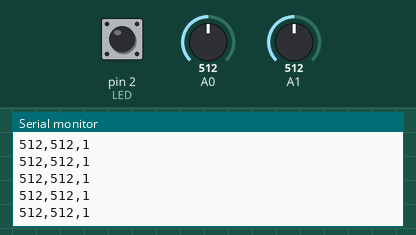
Simulated run of this sketch. Board: Arduino Uno, built with avr-gcc and run on an emulated ATmega328P. Shown: the last lines printed to the serial monitor. The inputs (shaded band) are chosen by the test bench; at power-on: A1 = 512, pin 2 (LED) HIGH, A0 = 512.

Above: at 1.2 s.
1.3 s: A1 set to 109
At 2.2 s:
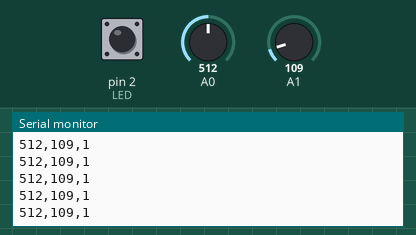
2.8 s: A1 set to 92
At 3.8 s:
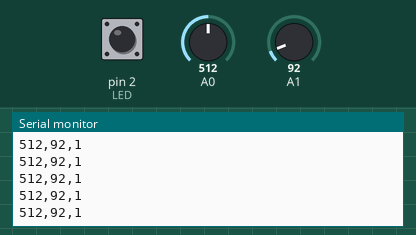
Timing chart, 0 to 5.8 s (numbered marks = the images above; inputs shaded):
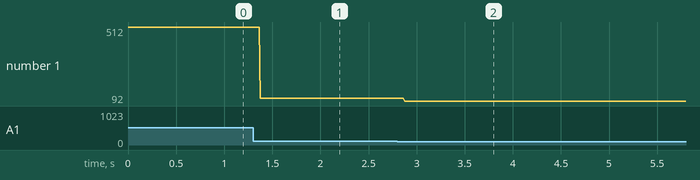

The sketch:

sketch_mar11b.ino
```cpp
const int LED = 2;

void setup() {
  Serial.begin(9600);
  pinMode(2, INPUT_PULLUP);
}

void loop() {
  int x = analogRead(A0);
  delay(1);
  int y = analogRead(A1);
  delay(1);
  int button = digitalRead(2);
  Serial.print(x);
  Serial.print(",");
  Serial.print(y);
  Serial.print(",");
  Serial.println(button);

  if(Serial.available() > 0){
    int incoming = Serial.read();
    if (incoming == 1){
      digitalWrite(LED, HIGH);
    }
    else{
      digitalWrite(LED, LOW);
    }
  }
}
```

Measured:
- after the input at 1.3 s, the serial monitor: prints a new line after 0.08 s (image 1)
- after the input at 2.8 s, the serial monitor: prints a new line after 0.07 s (image 2)
- plotted number 1: 512 → 109 after the input at 1.3 s, 109 → 92 after the input at 2.8 s
